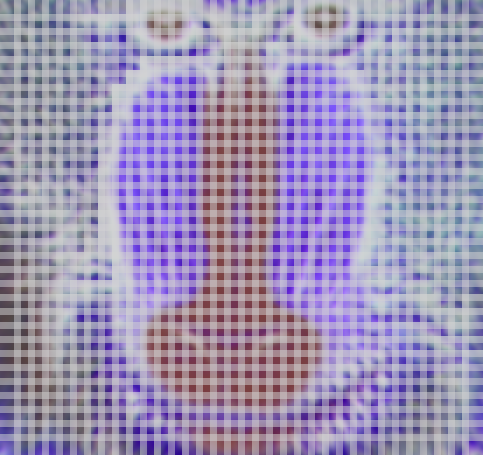
#> input picture Notebooks_And_Sources/FSRCNN_Experiments/recon_imgs_VGG_test/baboon.bmp, 483 x 455 px, given as the content of the folder ses/Neural_networks/project/SRCNN/project/Data/Training_Full, which was not available
$ python preprocessing.py   (older library calls are emulated)
#> lines starting #> are read from the running program, lines starting #| are printed output that depends on the picture; pictures that were not available may be replaced by others from this repository, and a replacement may not be noted
#This file preprocesses the 91 images used in SRCNN for training
#1. 91 images are split into subimages of size 33x33 at a stride of 14 -> 24.8k subimages
#2. Each subimage is blurred with a Gaussian (following Johnson we use sigma = 1)
#3. Each subimage is then subsampled by a given upsampling factor (3,4,6) using bicubic interpolation
## During training, the model will then upsample

import numpy as np
from scipy import ndimage,misc
from skimage import transform

import os
import sys

#output_type can also be 'RGB'
def create_subimages(image_folder, output_folder, output_type = 'YCbCr',upsampling_factor = 4):
#> called with output_type = 'RGB', upsampling_factor = 4
    print('here')
    if not os.path.exists(output_folder):
        os.makedirs(output_folder)
        print('creating')
    if not os.path.exists(output_folder+"_gt"):
        os.makedirs(output_folder+"_gt")
        print('creating')
    #array that matches patches to images
    mapping_list = []
    real_count = 0
    for (dirpath,dirnames,filenames) in os.walk(image_folder):
        print(image_folder)
        with open(output_folder +"shapes.txt",'w') as shape_file:
            with open(output_folder + '_filelist_sub_imgs.txt','w') as write_file:
                for counter,image_filename in enumerate(sorted(filenames)):
                    if image_filename.split('.')[-1] == 'bmp' and image_filename[0] != '.':
                        if real_count % 10 == 0:
                            print("processed:" + str(real_count))

                        write_file.write(image_filename +"\n")
                        image = misc.imread(os.path.join(image_folder,image_filename),flatten=False, mode = output_type)
#> image is the input picture: shape (455, 483, 3); mean R, G, B 158.9, 148.5, 182.3

                        aspect = float(image.shape[0])/image.shape[1]
#> aspect = 0.942
                        shape_file.write(image_filename + "\t" + str(image.shape) + "\t" + str(aspect) + "\n")

                        #(width,height,channel_depth)
                        for w in range(int((image.shape[0]-33)/14) + 1):
                            for h in range(int((image.shape[1]-33)/14) + 1):
                                subimage = image[14*w:14*w+33,14*h:14*h+33,:]
                                blurred_sub = subimage
                                for d in range(image.shape[2]):
                                    blurred_sub[:,:,d] = ndimage.gaussian_filter(subimage[:,:,d],sigma = 1)

                                mapping_list.append(real_count)

                                subsampled_subimage = misc.imresize(blurred_sub,1.0/upsampling_factor,interp = 'bicubic')
                                misc.imsave(os.path.join(output_folder+"_gt",image_filename.split('.')[0] +"-" + str(w).zfill(2) +"-" +str(h).zfill(2) + '.bmp'),subimage)
                                misc.imsave(os.path.join(output_folder,image_filename.split('.')[0] +"-" + str(w).zfill(2) +"-" +str(h).zfill(2) + '.bmp'),subsampled_subimage)
#> this loop made 31 passes
#> pass 1, in create_subimages, `misc.imsave(os.path.join(output_folder+"_gt",image_filename.split('.')..`:
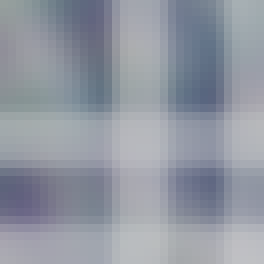
#> saved as baboon-00-00.bmp: PIL image 33x33 RGB (shown 8 times larger); mean R, G, B 145.9, 151.3, 162.1
#> pass 1, in create_subimages, `misc.imsave(os.path.join(output_folder+"_gt",image_filename.split('.')..`:
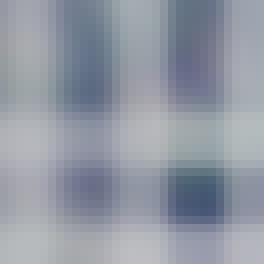
#> saved as baboon-00-01.bmp: PIL image 33x33 RGB (shown 8 times larger); mean R, G, B 146.4, 152.7, 164
#> pass 1, in create_subimages, `misc.imsave(os.path.join(output_folder+"_gt",image_filename.split('.')..`:
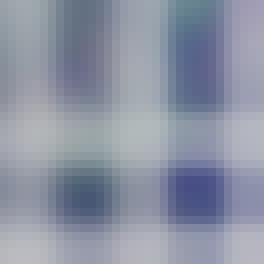
#> saved as baboon-00-02.bmp: PIL image 33x33 RGB (shown 8 times larger); mean R, G, B 140.5, 147.2, 163.8
#> after the loop:
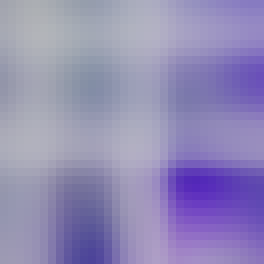
#> blurred_sub: shape (33, 33, 3) (shown 8 times larger); mean R, G, B 146.4, 139.1, 182.5
#> after the loop, mapping_list = 1023 values from 0 to 0
                        real_count += 1

    np.save(output_folder + "mapping",np.array(mapping_list))
    print("mapping file: ", output_folder + "mapping")
#| mapping file:  /Users/himaniarora/Desktop/Columbia/Courses/Neural_networks/project/SRCNN/project/Data/tempmapping

def upsample(data_x):
    upsampled_x = np.zeros((data_x.shape[0],3,33,33))
    for i in range(data_x.shape[0]):
        img = np.transpose(data_x[i,:,:,:],(1,2,0))
        #upsampled_x[i,:,:,:] = np.transpose(misc.imresize(img,(33,33,3),interp = 'bicubic'),(2,0,1))

        temp=transform.resize(image=img, output_shape=(33,33,3), order=0, mode='constant')
        upsampled_x[i,:,:,:]=np.transpose(temp,(2,0,1))


    return upsampled_x

if __name__ == '__main__':
    #mode can be 'YCbCr', 'RGB'
    create_subimages('/Users/himaniarora/Desktop/Columbia/Courses/Neural_networks/project/SRCNN/project/Data/Training_Full',
        '/Users/himaniarora/Desktop/Columbia/Courses/Neural_networks/project/SRCNN/project/Data/temp',
        output_type ='RGB',upsampling_factor = 4)
